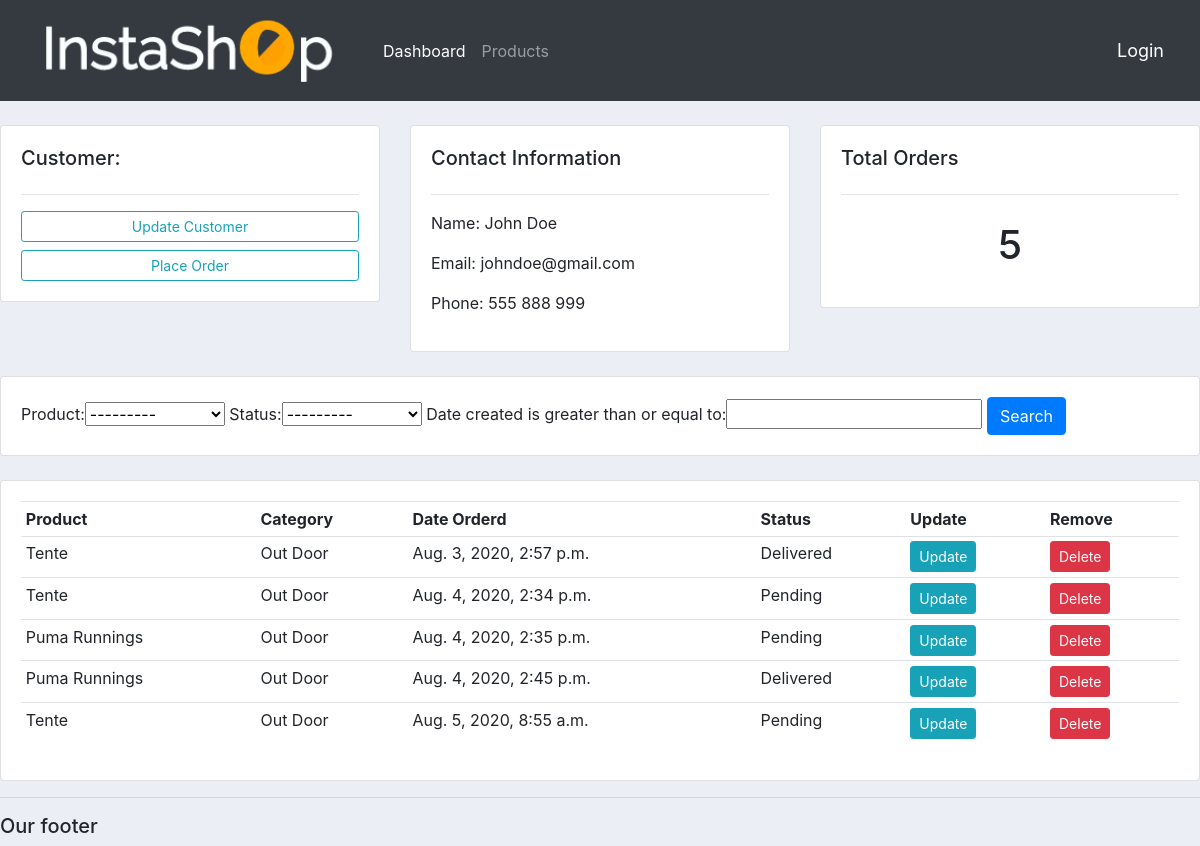
Screenshot of /customer/1 with the database file from the repository.
### accounts/models.py (models this page shows, shortened)
class Customer(models.Model):
	name = models.CharField(max_length=200, null=True)
	phone = models.CharField(max_length=20, null=True)
	email = models.CharField(max_length=200, null=True)
	date_created = models.DateTimeField(auto_now_add=True, null=True)
	profile_pic = models.ImageField(default="profile1.png", null=True, blank=True)

class Order(models.Model):
	STATUS = (
		('Pending', 'Pending'),
		('Out for delivery', 'Out for delivery'),
		('Delivered', 'Delivered'),
	)
	customer = models.ForeignKey(Customer, null=True, on_delete=models.SET_NULL)
	product = models.ForeignKey(Product, null=True, on_delete=models.SET_NULL)
	date_created = models.DateTimeField(auto_now_add=True, null=True)
	status = models.CharField(max_length=200, null=True, choices=STATUS)

class Product(models.Model):
	CATEGORY = (
		('Indoor', 'Indoor'),
		('Out Door', 'Out Door'),
	)
	name = models.CharField(max_length=200, null=True)
	price = models.FloatField(null=True)
	category = models.CharField(max_length=200, null=True, choices=CATEGORY)
	description = models.CharField(max_length=200, null=True)
	date_created = models.DateTimeField(auto_now_add=True, null=True)
	tags = models.ManyToManyField(Tag)
	def __str__(self):
		return self.name

### accounts/views.py (the view)
# urls.py: path('customer/<str:id>', views.customer, name="customer"),
def customer(request, id):
	customer = Customer.objects.get(id=id)
	orders = customer.order_set.all()
	total_orders = orders.count()
	myFilter = OrderFilter(request.GET, queryset=orders)
	orders = myFilter.qs
	context = {'customer': customer, 'orders':orders, 'total_orders':total_orders, 'myFilter': myFilter}
	return render(request, 'accounts/customer.html', context)

### accounts/templates/accounts/customer.html
{% extends 'accounts/base.html' %}
{% block content %}
	<br>
	<div class="row">
		<div class="col-md">
			<div class="card card-body">
				<h5>Customer:</h5>
				<hr>
				<a class="btn btn-outline-info  btn-sm btn-block" href="{% url 'update_customer' customer.id %}">Update Customer</a>
				<a class="btn btn-outline-info  btn-sm btn-block" href="{% url 'create_order' customer.id %}">Place Order</a>
			</div>
		</div>
		<div class="col-md">
			<div class="card card-body">
				<h5>Contact Information</h5>
				<hr>
				<p>Name: {{ customer.name }}</p>
				<p>Email: {{ customer.email }}</p>
				<p>Phone: {{ customer.phone }}</p>
			</div>
		</div>
		<div class="col-md">
			<div class="card card-body">
				<h5>Total Orders</h5>
				<hr>
				<h1 style="text-align: center;padding: 10px">{{ total_orders }}</h1>
			</div>
		</div>
	</div>
	<br>
	<div class="row">
		<div class="col">
			<div class="card card-body">
				<form method="get">
					{{ myFilter.form }}
			    	<button class="btn btn-primary" type="submit">Search</button>
			  </form>
			</div>
		</div>
	</div>
	<br>
	<div class="row">
		<div class="col-md">
			<div class="card card-body">
				<table class="table table-sm">
					<tr>
						<th>Product</th>
						<th>Category</th>
						<th>Date Orderd</th>
						<th>Status</th>
						<th>Update</th>
						<th>Remove</th>
					</tr>
					{% for order in orders %}
					<tr>
						<td>{{ order.product }}</td>
						<td>{{ order.product.category }}</td>
						<td>{{ order.date_created }}</td>
						<td>{{ order.status}}</td>
						<td><a class="btn btn-sm btn-info" href="{% url 'update_order' order.id %}">Update</a></td>
						<td><a class="btn btn-sm btn-danger" href="{% url 'delete_order' order.id %}">Delete</a></td>
					</tr>
					{% endfor %}
				</table>
			</div>
		</div>
	</div>
{% endblock content%}

### static/css/style.css (style rules this page uses)
body { background-color: #ebeff5; }

### rows the page displays
Customer: name "John Doe", email "johndoe@gmail.com", phone "555 888 999"
Order: product "Tente", product.category "Out Door", date_created "Aug. 3, 2020, 2:57 p.m.", status "Delivered"
Order: product "Tente", product.category "Out Door", date_created "Aug. 4, 2020, 2:34 p.m.", status "Pending"
Order: product "Puma Runnings", product.category "Out Door", date_created "Aug. 4, 2020, 2:35 p.m.", status "Pending"
Order: product "Puma Runnings", product.category "Out Door", date_created "Aug. 4, 2020, 2:45 p.m.", status "Delivered"
Order: product "Tente", product.category "Out Door", date_created "Aug. 5, 2020, 8:55 a.m.", status "Pending"

### other values shown
{{ total_orders }} "5"
